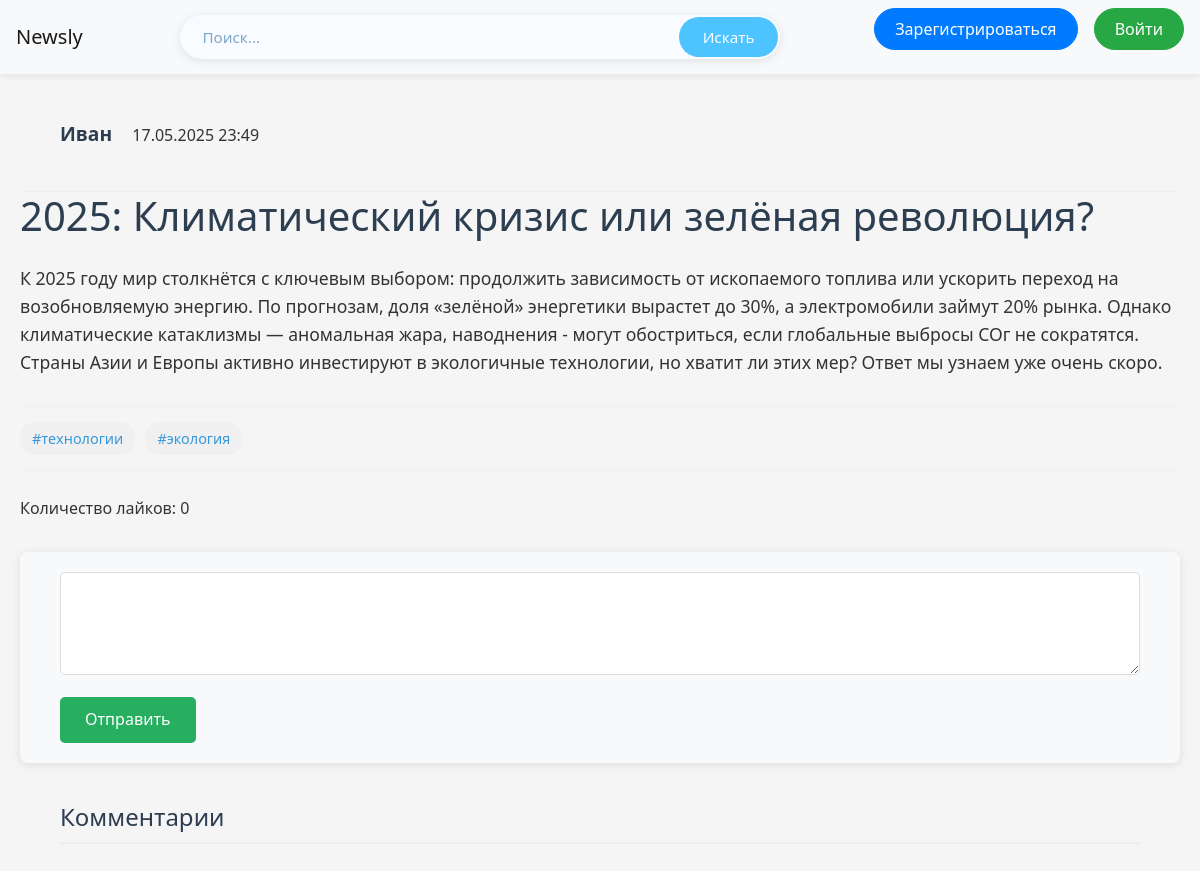
The page /news/2 on the database its author committed.
### data/users.py (models this page shows, shortened)
class User(SqlAlchemyBase, UserMixin):
    __tablename__ = 'users'
    id = sqlalchemy.Column(sqlalchemy.Integer,
                           primary_key=True, autoincrement=True)
    name = sqlalchemy.Column(sqlalchemy.String, nullable=True)
    about = sqlalchemy.Column(sqlalchemy.String, nullable=True)
    email = sqlalchemy.Column(sqlalchemy.String,
                              index=True, unique=True, nullable=True)
    hashed_password = sqlalchemy.Column(sqlalchemy.String, nullable=True)
    created_date = sqlalchemy.Column(sqlalchemy.DateTime,
                                     default=datetime.datetime.now)
    liked = orm.relationship('Like', foreign_keys='Like.user_id', backref='user', lazy='dynamic')
    followed = orm.relationship(
        'User',
        secondary=subscriptions,
        primaryjoin=(subscriptions.c.follower_id == id),
        secondaryjoin=(subscriptions.c.followed_id == id),
        backref=orm.backref('followers', lazy='dynamic'),
        lazy='dynamic'
    )

### data/news.py (models this page shows, shortened)
class News(SqlAlchemyBase):
    __tablename__ = 'news'
    id = sqlalchemy.Column(sqlalchemy.Integer,
                           primary_key=True, autoincrement=True)
    title = sqlalchemy.Column(sqlalchemy.String, nullable=True)
    content = sqlalchemy.Column(sqlalchemy.String, nullable=True)
    image_path = sqlalchemy.Column(sqlalchemy.String, nullable=True)
    created_date = sqlalchemy.Column(sqlalchemy.DateTime,
                                     default=datetime.datetime.now)
    is_private = sqlalchemy.Column(sqlalchemy.Boolean, default=True)
    likes = orm.relationship('Like', backref='news', cascade='all, delete')
    user_id = sqlalchemy.Column(sqlalchemy.Integer,
                                sqlalchemy.ForeignKey("users.id"))
    user = orm.relationship('User')
    news_tags = orm.relationship("Tags",
                                 secondary="association",
                                 backref="news",
                                 cascade="save-update, merge",
                                 passive_deletes=True)
    def likes_count(self):
        return len(self.likes)

### data/tags.py (models this page shows)
class Tags(SqlAlchemyBase):
    __tablename__ = 'tags'
    id = sqlalchemy.Column(sqlalchemy.Integer,
                           primary_key=True, autoincrement=True)
    name = sqlalchemy.Column(sqlalchemy.String, nullable=True)
    tags_news = orm.relationship("News",
                            secondary="association",
                            backref="tags",
                            cascade="save-update, merge"
                            )

### server.py (the view)
@app.route('/news/<int:id>', methods=['GET', 'POST'])
def watch_new(id):
    db_sess = db_session.create_session()
    new = db_sess.query(News).get(id)
    post_user = db_sess.query(User).filter(User.id == new.user_id).first()
    current_user_obj = db_sess.query(User).get(current_user.id) if current_user.is_authenticated else None
    db = get_db()
    messages = db.execute("""
        SELECT m.id, m.text, m.timestamp, m.reply_to,
               u.name,
               (SELECT COUNT(*) FROM reactions r WHERE r.message_id = m.id AND r.reaction_type = 'like') as likes,
               (SELECT COUNT(*) FROM reactions r WHERE r.message_id = m.id AND r.reaction_type = 'dislike') as dislikes,
               (SELECT r.reaction_type FROM reactions r WHERE r.message_id = m.id AND r.new_id = ?) as user_reaction
        FROM messages m
        JOIN users u ON m.user_id = u.id
        WHERE m.new_id = ?
        ORDER BY m.timestamp DESC
    """, (id, id)).fetchall()
    return render_template('new.html', new=new, messages=messages, post_user=post_user,
                           current_user_obj=current_user_obj)

### data/db_session.py (called while the page is built)
def create_session() -> Session:
    global __factory
    return __factory()

### server.py (called while the page is built)
def get_db():
    db = sqlite3.connect(DATABASE)
    db.row_factory = sqlite3.Row
    return db

### templates/new.html (shortened to what this page needs)
{% extends "base.html" %}
{% block content %}
<div class="content-header">
    <p>
        <a class="navbar-brand" href="/user_profile/{{ new.user.id }}">{{ new.user.name }}</a>
        {{ new.created_date.strftime('%d.%m.%Y %H:%M') }}
    </p>
</div>
<h1>{{ new.title }}</h1>
<div class="content">
    <p>{{ new.content }}</p>
</div>
<div class="tags">
    {% if new.tags %}
    {% for tag in new.tags %}
    {% if tag.name %}
    <a href="{{ url_for('news_by_tag', tag_name=tag.name) }}">
        #{{ tag.name }}
    </a>
    {% endif %}
    {% endfor %}
    {% endif %}
</div>
Количество лайков: {{ new.likes_count() }}
<form method="POST" action="{{ url_for('send_message', new_id=new.id) }}">
    <textarea name="text" rows="3" required></textarea>
    <button type="submit">Отправить</button>
</form>
<div class="comments">
    <h3>Комментарии</h3>
</div>
{% endblock %}

### static/css/style.css (style rules this page uses)
:root { --primary-color: #4285f4; --secondary-color: #34a853; --accent-color: #ea4335; --light-color: #f8f9fa; --dark-color: #343a40; --gray-color: #6c757d; --light-gray: #e9ecef; --border-radius: 8px; --box-shadow: 0 2px 10px rgba(0, 0, 0, 0.1); --transition: all 0.3s ease; }
* { margin: 0; padding: 0; box-sizing: border-box; }
body { font-family: 'Segoe UI', Tahoma, Geneva, Verdana, sans-serif; line-height: 1.6; color: #333; background-color: #f5f5f5; min-height: 100vh; display: flex; flex-direction: column; }
a { text-decoration: none; color: var(--primary-color); transition: var(--transition); }
h1, h2, h3 { margin-bottom: 20px; color: var(--dark-color); }
h1 { font-size: 2rem; }
h3 { font-size: 1.25rem; }
form { max-width: 600px; margin: 0 auto; background-color: white; padding: 25px; border-radius: var(--border-radius); box-shadow: var(--box-shadow); }
.comments { width: 100%; max-width: 1200px; margin: 0 auto; padding: 0 40px; }
.tags { margin: 15px 0; display: flex; flex-wrap: wrap; gap: 8px; }
.tags a { background-color: #e0e0e0; padding: 5px 10px; border-radius: 20px; font-size: 0.8rem; color: var(--dark-color); }
.content-header { display: flex; justify-content: space-between; align-items: center; margin-bottom: 25px; padding-bottom: 15px; border-bottom: 1px solid #eee; width: 100%; max-width: 1200px; margin: 0 auto; padding: 20px 40px; }
.content-header .navbar-brand { font-size: 1.2em; color: #2c3e50; text-decoration: none; font-weight: bold; }
h1 { font-size: 2.5rem; margin-bottom: 1.5rem; color: #2c3e50; }
.content { margin-bottom: 30px; font-size: 1.1em; }
.content { margin-bottom: 30px; font-size: 1.1em; line-height: 1.6; }
.tags { margin-bottom: 25px; padding: 15px 0; border-top: 1px solid #eee; border-bottom: 1px solid #eee; display: flex; flex-wrap: wrap; gap: 10px; }
.tags a { display: inline-block; padding: 5px 12px; background-color: #f0f0f0; border-radius: 15px; text-decoration: none; color: #3498db; font-size: 0.9em; transition: all 0.3s ease; }
form[method="POST"] { width: 100%; max-width: 1200px; margin: 30px auto; padding: 20px 40px; background-color: #f8f9fa; border-radius: 8px; }
form[method="POST"] textarea { width: 100%; padding: 12px; margin-bottom: 15px; border: 1px solid #ddd; border-radius: 5px; resize: vertical; min-height: 100px; font-family: inherit; }
form[method="POST"] button[type="submit"] { background-color: #27ae60; color: white; padding: 10px 25px; border: none; border-radius: 5px; cursor: pointer; transition: background-color 0.3s; }
form { margin: 30px 0; padding: 20px; background-color: #f8f9fa; border-radius: 8px; }
textarea { width: 100%; padding: 12px; margin-bottom: 15px; border: 1px solid #ddd; border-radius: 5px; resize: vertical; min-height: 100px; font-family: inherit; }
button[type="submit"] { background-color: #27ae60; color: white; padding: 10px 25px; border: none; border-radius: 5px; cursor: pointer; transition: background-color 0.3s; }
.comments { margin-top: 40px; }
.comments h3 { font-size: 1.5em; color: #2c3e50; margin-bottom: 25px; padding-bottom: 10px; border-bottom: 2px solid #eee; }

### rows shown on the page
User: user.name "Иван"
News: created_date "17.05.2025 23:49", title "2025: Климатический кризис или зелёная революция?", content "К 2025 году мир столкнётся с ключевым выбором: продолжить зависимость от ископаемого топлива или ускорить переход на возобновляемую энергию. По прогнозам, доля «зелёной» энергетики вырастет до 30%, а электромобили займут 20% рынка. Однако климатические катаклизмы — аномальная жара, наводнения - могут обостриться, если глобальные выбросы СОг не сократятся. Страны Азии и Европы активно инвестируют в экологичные технологии, но хватит ли этих мер? Ответ мы узнаем уже очень скоро."
Tags: name "технологии"
Tags: name "экология"

### other values the page prints
{{ new.likes_count() }} "0"
